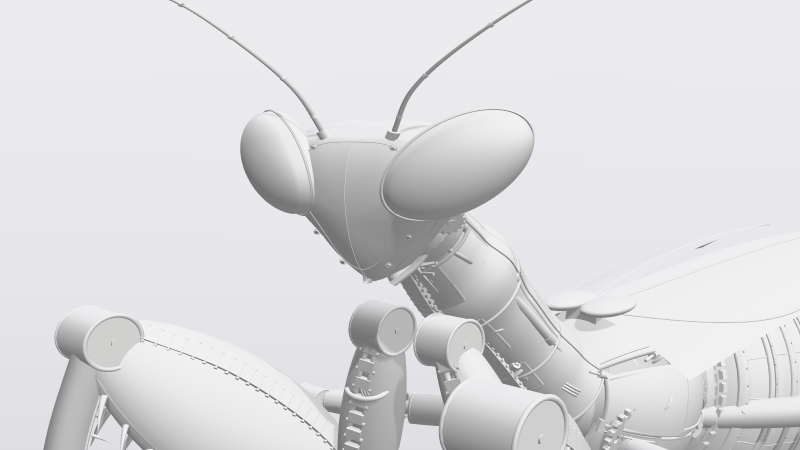
#> input picture stills/head_clay.png, 1600 x 900 px, given in place of hero.png, which was not available (shown at 1/2 size)
$ python package-r10.py
#> lines starting #> are read from the running program, lines starting #| are printed output that depends on the picture
"""R10 review sheets: upright alert posture (owner: "stand up like the reference, more life").
Builds comparison sheets (REFERENCE | R9 | R10) into rounds/r10. ASCII labels only (PIL CJK crash).
Run: python -I tools/package-r10.py"""
from pathlib import Path
from PIL import Image, ImageDraw, ImageFont
import shutil

ROOT = Path(__file__).resolve().parent.parent
OUT = ROOT / 'rounds/r10'
font = ImageFont.load_default()


def label_text(canvas, pos, value, scale=2):
#> called with pos = (20, 10), value = 'REFERENCE / HERO', scale = 2
    tile = Image.new('RGB', (len(value) * 7 + 8, 18), '#f4f4f6')
    ImageDraw.Draw(tile).text((2, 2), value, font=font, fill='#222222')
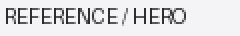
#> tile: PIL image 120x18 RGB (shown 2 times larger); mean R, G, B 222.2, 222.2, 223.9
    canvas.paste(tile.resize((tile.width * scale, tile.height * scale)), pos)
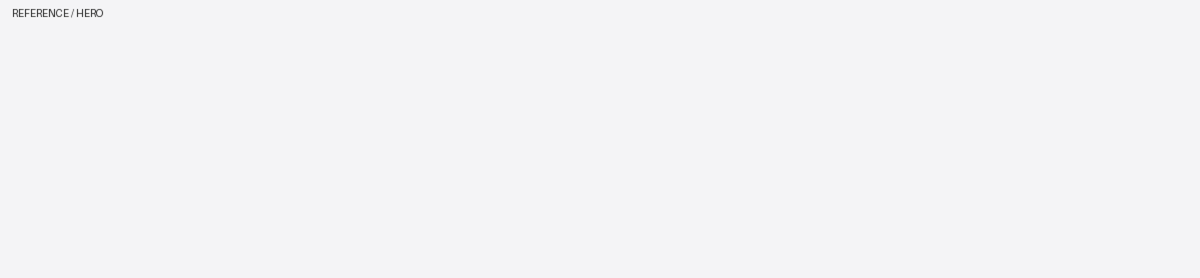
#> canvas: PIL image 2400x555 RGB (shown at 1/2 size); mean R, G, B 243.9, 243.9, 245.9


def sheet(name, items, cols=3):
    print('Building', name, flush=True)
    w, h = 800, 450
    rows = (len(items) + cols - 1) // cols
    canvas = Image.new('RGB', (cols * w, rows * (h + 55) + 50), '#f4f4f6')
    for i, (label, file) in enumerate(items):
        print('Reading', file, flush=True)
        x, y = (i % cols) * w, (i // cols) * (h + 55)
        label_text(canvas, (x + 20, y + 10), label)
        im = Image.open(ROOT / file).convert('RGB')
#> im is the input picture: PIL image 1600x900 RGB; mean R, G, B 218.6, 218, 220.2
        im.thumbnail((w, h), Image.Resampling.LANCZOS)
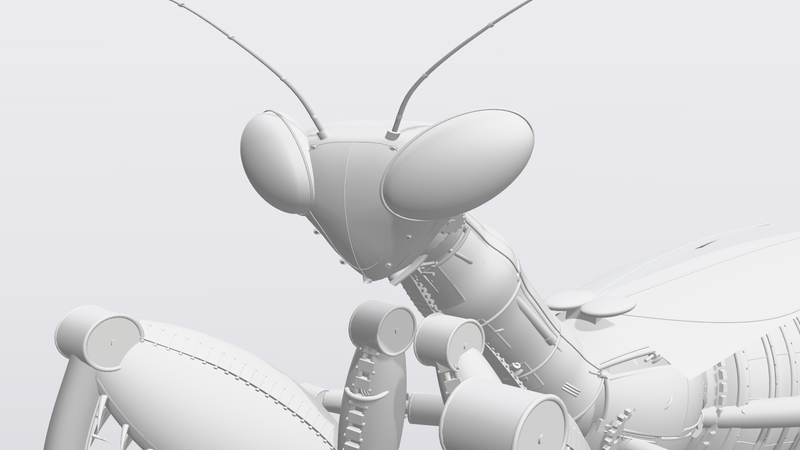
#> im: PIL image 800x450 RGB; mean R, G, B 218.6, 218, 220.2
        canvas.paste(im, (x + (w - im.width) // 2, y + 55 + (h - im.height) // 2))
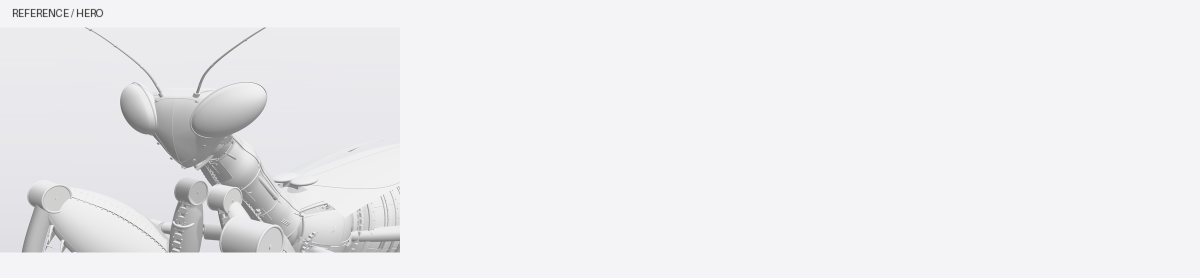
#> canvas: PIL image 2400x555 RGB (shown at 1/2 size); mean R, G, B 237, 236.8, 238.9
#> pass 2 of the loop in sheet, `for i, (label, file) in enumerate(items):`:
#> in label_text (call 2), `ImageDraw.Draw(tile).text((2, 2), value, font=font, fill='#222222')`:
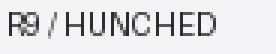
#> tile: PIL image 92x18 RGB (shown 3 times larger); mean R, G, B 223.1, 223.1, 224.9
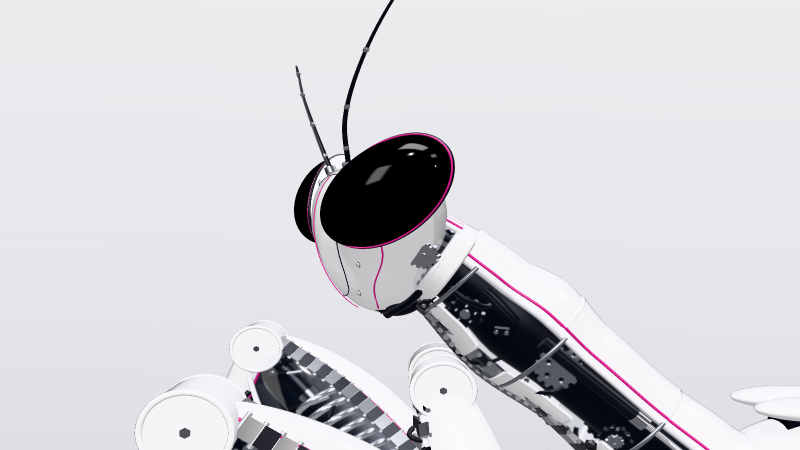
#> input picture stills/head_side.png, 1600 x 900 px, given in place of still.png, which was not available (shown at 1/2 size)
#> in sheet, im is the input picture: PIL image 1600x900 RGB; mean R, G, B 211.4, 209.9, 214.2
#> im: PIL image 800x450 RGB
#> in sheet, `canvas.paste(im, (x + (w - im.width) // 2, y + 55 + (h - im.height) //..`:
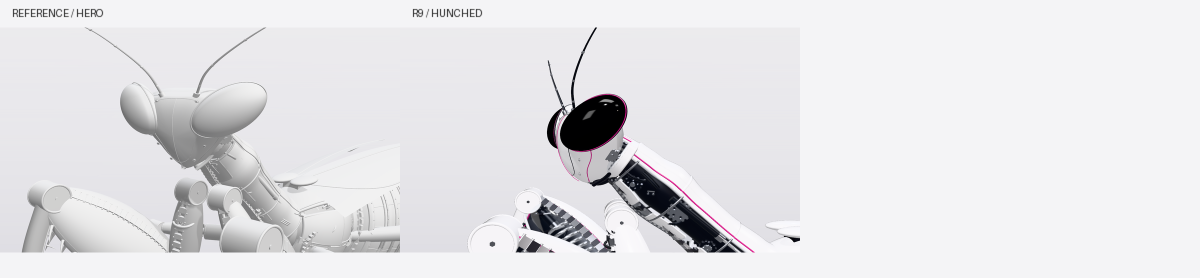
#> canvas: PIL image 2400x555 RGB (shown at 1/2 size); mean R, G, B 228.1, 227.5, 230.2
    label_text(canvas, (20, canvas.height - 38),
               'R10 | upright alert posture: erect prothorax 44>61 deg, head level +1.05 up, scythe fold raised | R9 abdomen girth kept')
#> call 4 of label_text, with pos = (20, 517), scale = 2
#> in label_text (call 4), `ImageDraw.Draw(tile).text((2, 2), value, font=font, fill='#222222')`:
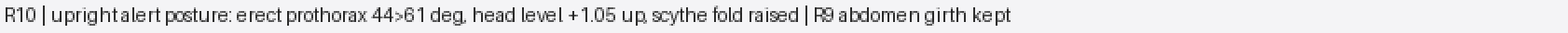
#> tile: PIL image 841x18 RGB (shown 2 times larger); mean R, G, B 227.5, 227.5, 229.3
#> in label_text (call 4), `canvas.paste(tile.resize((tile.width * scale, tile.height * scale)), p..`:
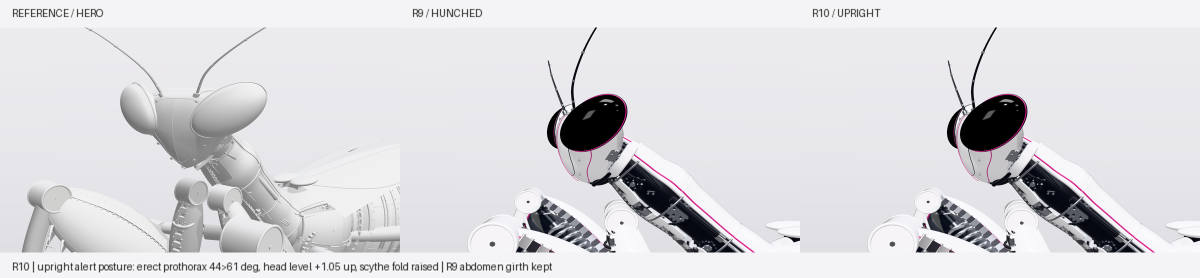
#> canvas: PIL image 2400x555 RGB (shown at 1/2 size); mean R, G, B 218.4, 217.4, 220.7
    canvas.save(OUT / name)


sheet('compare_hero.png', [
    ('REFERENCE / HERO', 'hero.png'),
    ('R9 / HUNCHED', 'rounds/r9/still.png'),
    ('R10 / UPRIGHT', 'rounds/r10/still.png'),
])
sheet('compare_front.png', [
    ('REFERENCE / FRONT', 'ref-front.png'),
    ('R9 / FRONT', 'rounds/r9/front.png'),
    ('R10 / FRONT UPRIGHT', 'rounds/r10/front.png'),
])
#> in label_text (call 5), `ImageDraw.Draw(tile).text((2, 2), value, font=font, fill='#222222')`:
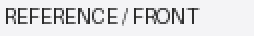
#> tile: PIL image 127x18 RGB (shown 2 times larger); mean R, G, B 222.2, 222.2, 224
#> (the run stopped early here; a loop or call above may not have finished)
